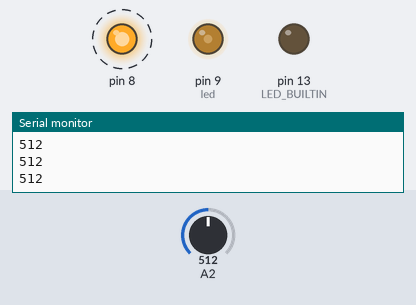
This sketch was run on a simulated Arduino Uno, built with avr-gcc and run on an emulated ATmega328P. On the bench: output pins drawn as LEDs (lit = HIGH), the last lines printed to the serial monitor. Dashed ring = blinking. The test bench sets the inputs (shaded band); at power-on: A2 = 512.

Above: at 1.2 s.
1.3 s: A2 set to 716
At 3.4 s:
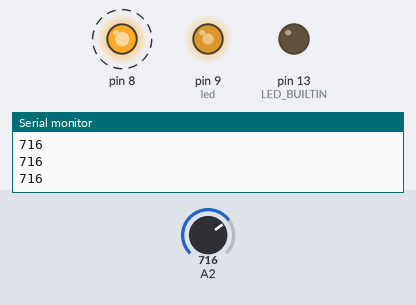
4.3 s: A2 set to 900
At 5.8 s:
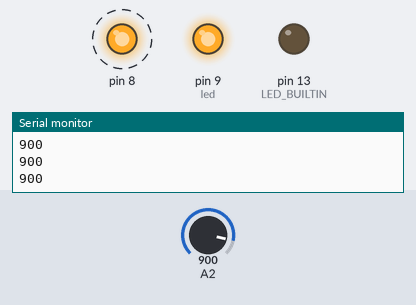
7.3 s: A2 set to 885
At 7.8 s:
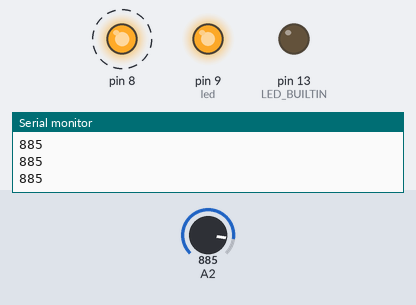
10.3 s: A2 set to 306
At 11.8 s:
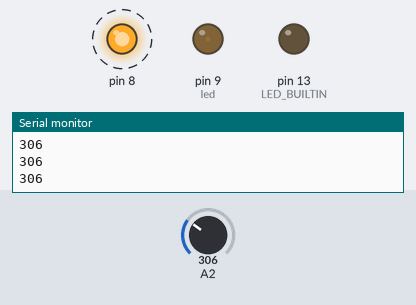
13.3 s: A2 set to 122
At 13.8 s:
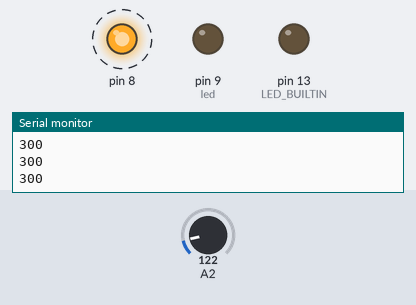
16.3 s: A2 set to 288
18.5 s: A2 set to 311
At 19.8 s:
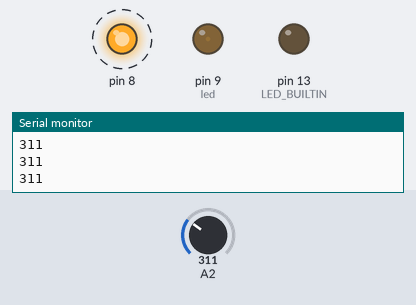
Timing chart, 0 to 22.5 s (numbered marks = the images above; inputs shaded):
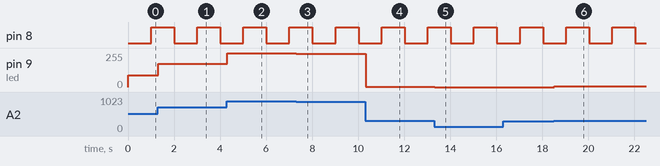

Measured:
- after the input at 1.3 s, pin 9 (led): 90/255 → 176/255 at once
- after the input at 4.3 s, pin 9 (led): 176/255 → 255/255 at once
- after the input at 7.3 s, pin 9 (led): 255/255 → 248/255 at once
- after the input at 10.3 s, pin 9 (led): 248/255 → 2/255 at once
- after the input at 13.3 s, pin 9 (led): 2/255 → 0/255 at once
- after the input at 18.5 s, pin 9 (led): 0/255 → 4/255 at once
- by itself, pin 8: alternates HIGH for 1.0 s and LOW for 1.0 s

The sketch:

Week9New.ino
```cpp
int led = 9;
int brightness = 0;

unsigned long previousMillis = 0;
const long interval = 1000;
int ledState = LOW;

void setup() {
  Serial.begin(9600);
  pinMode(led, OUTPUT);
  pinMode(8, OUTPUT);
  pinMode(LED_BUILTIN, OUTPUT);
}

void loop() {

  int sensorValue = analogRead(A2);

  sensorValue = constrain(sensorValue, 300, 900);
  brightness = map(sensorValue, 300, 900, 0, 255);

  analogWrite(led, brightness);

  Serial.println(sensorValue);
  delay(30);

  unsigned long currentMillis = millis();
  if (currentMillis - previousMillis >= interval) {
    previousMillis = currentMillis;
    ledState = (ledState == LOW) ? HIGH : LOW;
    digitalWrite(8, ledState);
  }
}
```
